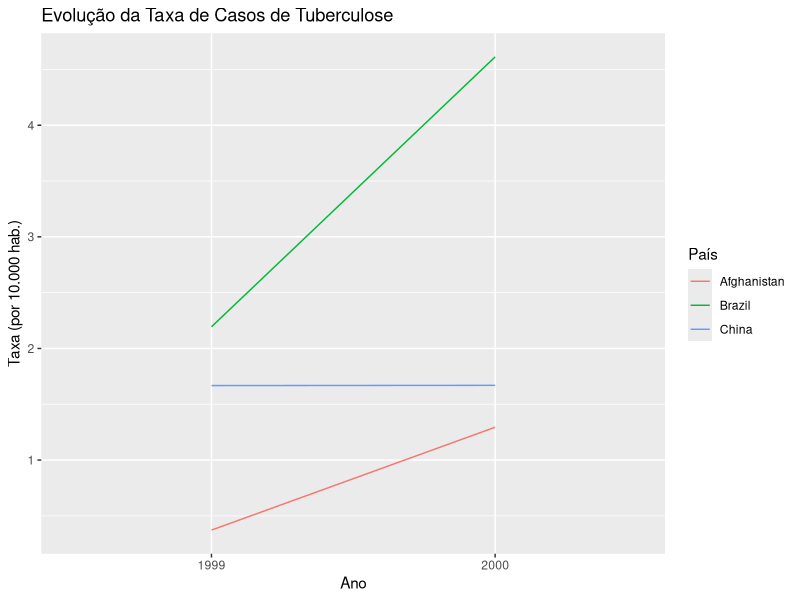
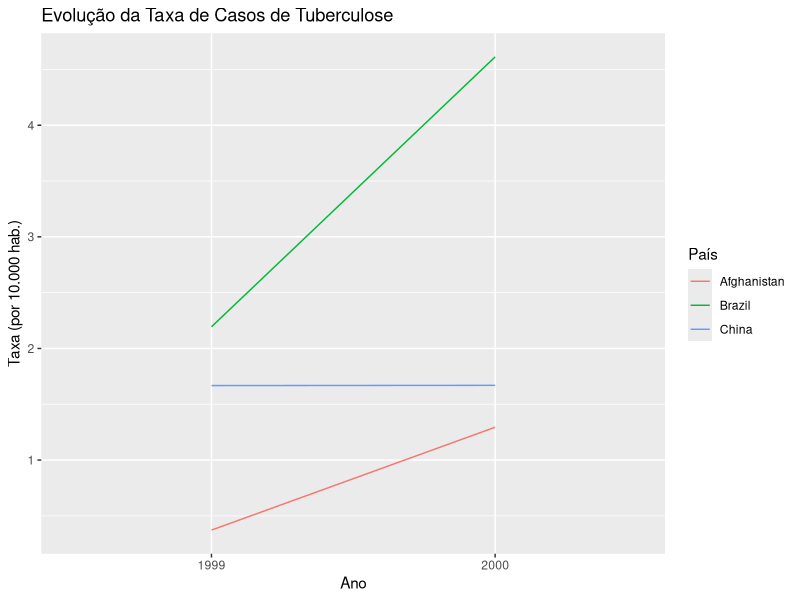

These charts were generated, in order, by the following R code:
## ---- chunk 1
knitr::opts_chunk$set(echo = TRUE)
## ---- chunk 2
#Carregar pacote tidyverse
library(tidyverse)
## ---- chunk 3
#Leitura das tabelas
table1
table2
table3
table4a
table4b
## ---- chunk 4
library(dplyr)
tabela <- table1 
tabela <- tabela %>%  mutate(taxa = (cases / population) * 10000)
## ---- chunk 5
casos_ano <- tabela %>% group_by(year) %>% summarise(casos=sum(cases))
casos_ano
## ---- chunk 6
casos_pais <- tabela %>% group_by(country) %>% summarise(casos = sum(cases))
casos_pais
## ---- chunk 7
variacao_pais <- tabela %>% group_by(country) %>% 
  summarise(variacao = abs(cases[year==2000]-cases[year==1999]))
variacao_pais
## ---- chunk 8
library(ggplot2)
tabela %>% 
  ggplot(aes(x = factor(year), y = taxa, group = country, color = country)) +
  geom_line() +
  labs(
    title = "Evolução da Taxa de Casos de Tuberculose",
    x = "Ano",
    y = "Taxa (por 10.000 hab.)",
    color = "País")
## ---- chunk 9
tabela_2 <- table2 %>% pivot_wider(names_from = type, values_from = count) %>% 
  mutate(taxa = (cases / population) * 10000)
tabela_2

tabela_4a <- table4a %>% 
  pivot_longer(cols = c(`1999`, `2000`), names_to = "year", values_to = "cases")

tabela_4b <- table4b %>% 
  pivot_longer(cols = c(`1999`, `2000`), 
               names_to = "year", values_to = "population")

tabela_4 <- tabela_4a %>%
  mutate(taxa = (tabela_4a$cases / tabela_4b$population) * 10000, 
                                 pupulation = tabela_4b$population)
tabela_4
## ---- chunk 10
tabela_2 %>% 
  ggplot(aes(x = factor(year), y = taxa, group = country, color = country)) +
  geom_line() +
  labs(
    title = "Evolução da Taxa de Casos de Tuberculose",
    x = "Ano",
    y = "Taxa (por 10.000 hab.)",
    color = "País")
## ---- chunk 11
tidy4a <- table4a %>% 
  pivot_longer(cols = c(`1999`, `2000`), names_to = "year", values_to = "cases")
tidy4a
## ---- chunk 12
tidy4b<- table4b %>% 
  pivot_longer(cols = c(`1999`, `2000`), names_to = "year", values_to = "population")
tidy4b
## ---- chunk 13
 tidy4 <- tidy4a %>% left_join(tidy4b, by = c("country", "year"))
tidy4
## ---- chunk 14
tidy2 <- table2 %>% pivot_wider(names_from = type, values_from = count)
tidy2
## ---- chunk 15
tabela_3 <- table3 %>% 
  separate(
    col = rate, 
    into = c("cases", "population"), 
    sep = "/", 
    convert = TRUE
  )
tabela_3
